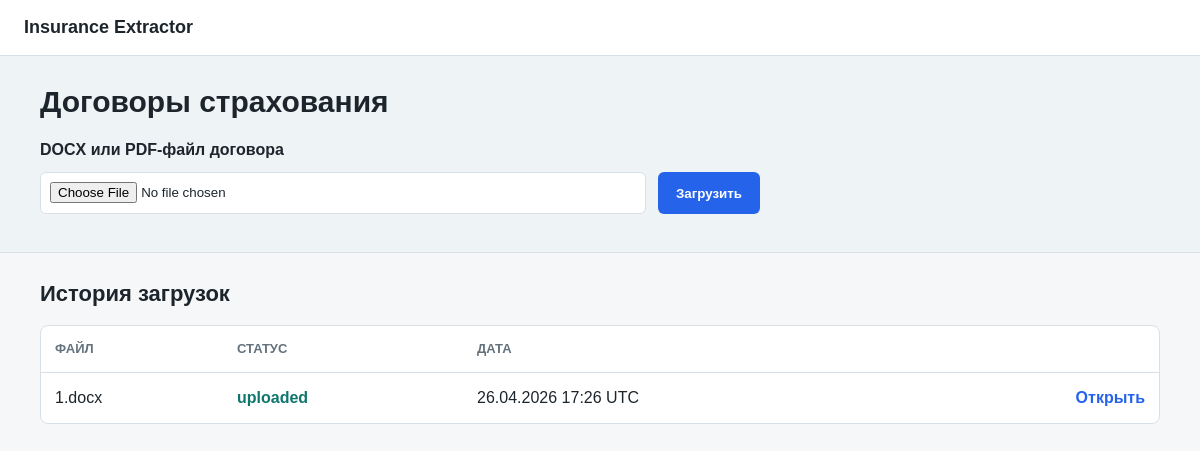
Before: / with the older database file.
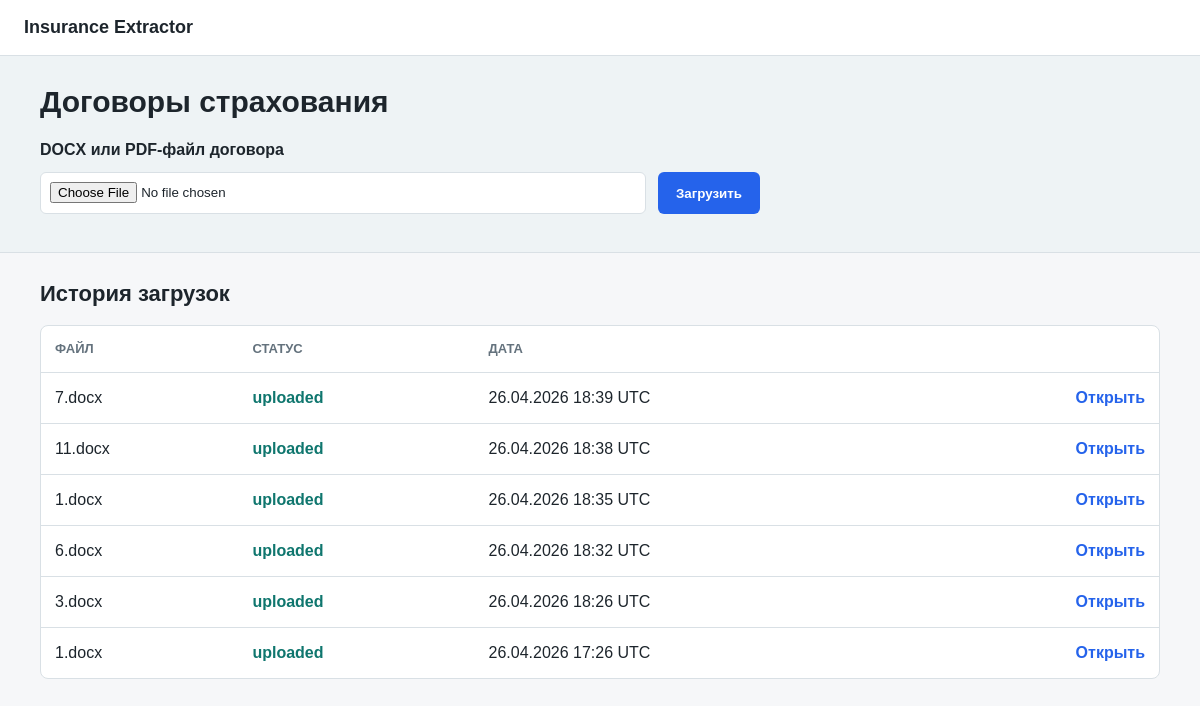
After: the same page with the newer database file.
### app/models.py (models this page shows, shortened)
class Document(db.Model):
    __tablename__ = "documents"
    id = db.Column(db.Integer, primary_key=True)
    original_filename = db.Column(db.String(255), nullable=False)
    stored_filename = db.Column(db.String(255), nullable=False, unique=True)
    file_path = db.Column(db.String(500), nullable=False)
    text_content = db.Column(db.Text, nullable=True)
    extraction_result_json = db.Column(db.Text, nullable=True)
    status = db.Column(db.String(50), nullable=False, default="uploaded")
    created_at = db.Column(
        db.DateTime,
        nullable=False,
        default=lambda: datetime.now(timezone.utc),
    )

### app/routes.py (the view, shortened to what this page needs)
@main_bp.route("/", methods=["GET", "POST"])
def index():
    documents = Document.query.order_by(Document.created_at.desc()).all()
    return render_template("index.html", documents=documents)

### app/templates/index.html (shortened to what this page needs)
{% extends "base.html" %}
{% block content %}
<section class="section section-muted">
    <div class="content">
        <h1>Договоры страхования</h1>
        <form class="upload-form" method="post" enctype="multipart/form-data">
            <label class="file-label" for="document">DOCX или PDF-файл договора</label>
            <div class="upload-row">
                <input id="document" name="document" type="file" accept=".docx,.pdf" required>
                <button type="submit">Загрузить</button>
            </div>
        </form>
    </div>
</section>
<section class="section">
    <div class="content">
        <h2>История загрузок</h2>
        {% if documents %}
            <div class="table-wrap">
                <table>
                    <thead>
                        <tr>
                            <th>Файл</th>
                            <th>Статус</th>
                            <th>Дата</th>
                            <th></th>
                        </tr>
                    </thead>
                    <tbody>
                        {% for document in documents %}
                            <tr>
                                <td>{{ document.original_filename }}</td>
                                <td><span class="status">{{ document.status }}</span></td>
                                <td>{{ document.created_at.strftime("%d.%m.%Y %H:%M") }} UTC</td>
                                <td class="actions">
                                    <a class="text-link" href="{{ url_for('main.document_detail', document_id=document.id) }}">Открыть</a>
                                </td>
                            </tr>
                        {% endfor %}
                    </tbody>
                </table>
            </div>
        {% else %}
            <p class="empty">Документы пока не загружены.</p>
        {% endif %}
    </div>
</section>
{% endblock %}

### app/templates/base.html (shortened to what this page needs)
<!doctype html>
<html lang="ru">
<head>
    <link rel="stylesheet" href="{{ url_for('static', filename='css/style.css') }}">
</head>
<body>
    <header class="topbar">
        <a class="brand" href="{{ url_for('main.index') }}">Insurance Extractor</a>
    </header>
    <main class="page">
        {% block content %}{% endblock %}
    </main>
</body>
</html>

### app/static/css/style.css (style rules this page uses)
:root { --bg: #f6f7f9; --surface: #ffffff; --surface-muted: #eef3f5; --text: #1d252c; --muted: #64727d; --border: #d9e0e5; --primary: #2563eb; --primary-dark: #1d4ed8; --success-bg: #e7f7ed; --success-text: #166534; --error-bg: #fdecec; --error-text: #991b1b; --accent: #0f766e; }
* { box-sizing: border-box; }
body { margin: 0; background: var(--bg); color: var(--text); font-family: Arial, Helvetica, sans-serif; line-height: 1.5; }
.topbar { background: var(--surface); border-bottom: 1px solid var(--border); padding: 14px 24px; }
.brand { color: var(--text); font-size: 18px; font-weight: 700; text-decoration: none; }
.page { min-height: calc(100vh - 56px); }
.section { padding: 28px 24px; }
.section-muted { background: var(--surface-muted); border-bottom: 1px solid var(--border); }
.content { width: min(1120px, 100%); margin: 0 auto; }
h1, h2 { margin: 0 0 18px; line-height: 1.2; }
h1 { font-size: 30px; }
h2 { font-size: 22px; }
.upload-form { display: grid; gap: 10px; max-width: 720px; }
.file-label { font-weight: 700; }
.upload-row { display: grid; grid-template-columns: minmax(0, 1fr) auto; gap: 12px; align-items: center; }
input[type="file"] { width: 100%; min-height: 42px; padding: 9px; background: var(--surface); border: 1px solid var(--border); border-radius: 6px; }
button { min-height: 42px; padding: 0 18px; color: #ffffff; background: var(--primary); border: 0; border-radius: 6px; cursor: pointer; font-weight: 700; }
.table-wrap { overflow-x: auto; background: var(--surface); border: 1px solid var(--border); border-radius: 8px; }
table { width: 100%; min-width: 680px; border-collapse: collapse; }
th, td { padding: 13px 14px; border-bottom: 1px solid var(--border); text-align: left; vertical-align: top; }
th { color: var(--muted); font-size: 13px; text-transform: uppercase; }
tbody tr:last-child td { border-bottom: 0; }
.status { color: var(--accent); font-weight: 700; }
.actions { text-align: right; }
.text-link, .back-link { color: var(--primary); font-weight: 700; text-decoration: none; }

Changed rows visible on the page:
added Document: original_filename "7.docx", status "uploaded", created_at "26.04.2026 18:39"
added Document: original_filename "11.docx", status "uploaded", created_at "26.04.2026 18:38"
added Document: original_filename "1.docx", status "uploaded", created_at "26.04.2026 18:35"
added Document: original_filename "6.docx", status "uploaded", created_at "26.04.2026 18:32"
added Document: original_filename "3.docx", status "uploaded", created_at "26.04.2026 18:26"
